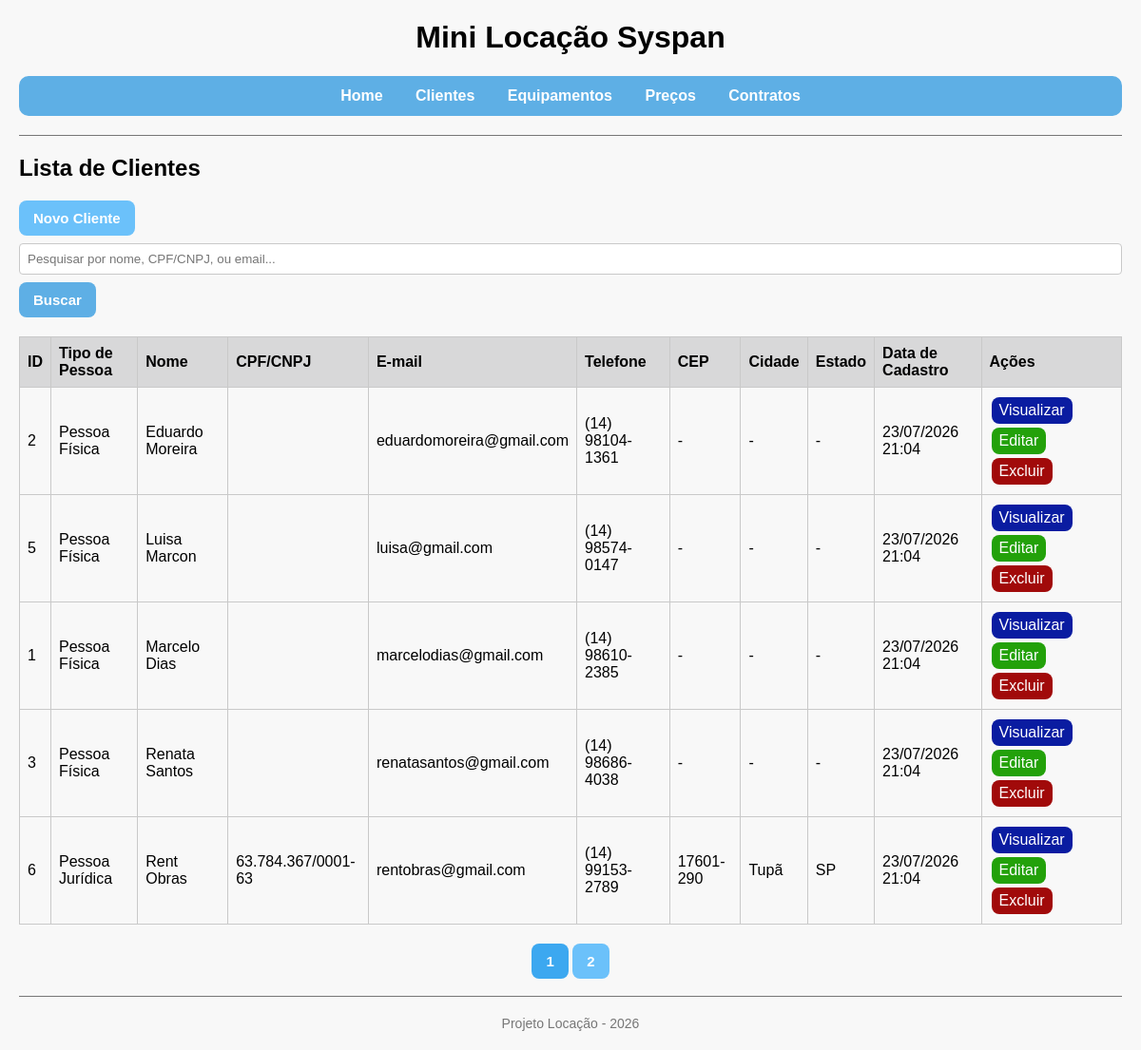
The page /projeto-locacao/clientes/listar.php on the database its author committed.
### tables this page shows
CREATE TABLE IF NOT EXISTS clientes (
 id INT AUTO_INCREMENT PRIMARY KEY,
 nome VARCHAR(120) NOT NULL,
 email VARCHAR(120) NOT NULL,
 telefone VARCHAR(20) NULL,
 created_at DATETIME NOT NULL DEFAULT CURRENT_TIMESTAMP
);

### projeto-locacao/helpers.php (called while the page is built, shortened)
<?php
    function e(string $value): string {
        return htmlspecialchars($value, ENT_QUOTES | ENT_SUBSTITUTE, 'UTF-8');
    }
    function limparNumeros(string $valor): string {
        return preg_replace('/\D/', '', $valor) ?? '';
    }
    function formatarCpfCnpj(string $cpf_cnpj): string {
        $cpf_cnpj = limparNumeros($cpf_cnpj);
        if(strlen($cpf_cnpj) === 14){
            return preg_replace('/(\d{2})(\d{3})(\d{3})(\d{4})(\d{2})/', '$1.$2.$3/$4-$5', $cpf_cnpj) ?? $cpf_cnpj;
        }
        return $cpf_cnpj;
    }
    function formatarTelefone(string $telefone): string {
        $telefone = limparNumeros($telefone);
        if(strlen($telefone) === 11){
            return preg_replace('/(\d{2})(\d{5})(\d{4})/', '($1) $2-$3', $telefone) ?? $telefone;
        }
        return $telefone;
    }
?>

### projeto-locacao/clientes/listar.php (the view)
<?php
    require_once '../conexao.php';
    require_once '../helpers.php';
    $pagina = max(1, (int)($_GET['pagina'] ?? 1));
    $registros_pagina  = 5;
    $offset = ($pagina - 1) * $registros_pagina;
    $busca  = trim($_GET['busca'] ?? '');
    $sql = 'SELECT id, tipo_pessoa, nome, cpf_cnpj, email, telefone, cep, cidade, estado, created_at FROM clientes
            WHERE nome LIKE :busca OR cpf_cnpj LIKE :busca OR email LIKE :busca
            ORDER BY nome ASC LIMIT :registros_pagina OFFSET :offset';
    $consulta = $pdo->prepare($sql);
    $consulta->bindValue(':busca', "%$busca%", PDO::PARAM_STR);
    $consulta->bindValue(':registros_pagina', $registros_pagina, PDO::PARAM_INT);
    $consulta->bindValue(':offset', $offset, PDO::PARAM_INT);
    $consulta->execute();
    $clientes = $consulta->fetchAll();
    $sql = 'SELECT COUNT(*) FROM clientes WHERE nome LIKE :busca OR cpf_cnpj LIKE :busca OR email LIKE :busca';
    $consulta = $pdo->prepare($sql);
    $consulta->execute([':busca' => "%$busca%"]);
    $total_clientes = $consulta->fetchColumn();
    $total_paginas = max(1, ceil($total_clientes / $registros_pagina));
    require_once '../layout/header.php';
?>
<h2>Lista de Clientes</h2>
<a class="links" href="novo.php">Novo Cliente</a>
<form method="GET">
    <input type="text" name="busca" placeholder="Pesquisar por nome, CPF/CNPJ, ou email..." value="<?= e($busca) ?>">
    <button type="submit">Buscar</button>
</form>
<?php if(!empty($clientes)): ?>
    <table>
        <tr>
            <th>ID</th>
            <th>Tipo de Pessoa</th>
            <th>Nome</th>
            <th>CPF/CNPJ</th>
            <th>E-mail</th>
            <th>Telefone</th>
            <th>CEP</th>
            <th>Cidade</th>
            <th>Estado</th>
            <th>Data de Cadastro</th>
            <th>Ações</th>
        </tr>
        <?php foreach($clientes as $row): ?>
            <tr>
                <td><?= (int)$row["id"] ?></td>
                <td><?= $row["tipo_pessoa"] == 'F' ? 'Pessoa Física' : 'Pessoa Jurídica' ?></td>
                <td><?= e($row["nome"]) ?></td>
                <td><?= e(formatarCpfCnpj($row["cpf_cnpj"])) ?></td>
                <td><?= e($row["email"]) ?></td>
                <td><?= e(formatarTelefone($row["telefone"])) ?></td>
                <td><?= !empty($row["cep"]) ? e($row["cep"]) : '-' ?></td>
                <td><?= !empty($row["cidade"]) ? e($row["cidade"]) : '-' ?></td>
                <td><?= !empty($row["estado"]) ? e($row["estado"]) : '-' ?></td>
                <td><?= date('d/m/Y H:i', strtotime($row["created_at"])) ?></td>
                <td>
                    <a class="botao-ver" href="ver.php?id=<?= (int)$row["id"] ?>">Visualizar</a>
                    <a class="botao-editar" href="editar.php?id=<?= (int)$row["id"] ?>">Editar</a>
                    <a class="botao-excluir" href="excluir.php?id=<?= (int)$row["id"] ?>">Excluir</a>
                </td>
            </tr>
        <?php endforeach; ?>
    </table>
    <div class="paginacao">
        <?php for($i=1; $i <= $total_paginas; $i++): ?>
            <a href="?pagina=<?= $i ?>&busca=<?= e($busca) ?>" class="<?= $i == $pagina ? 'ativa' : '' ?>"><?= $i ?></a>
        <?php endfor; ?>
    </div>
<?php else: ?>
    <p>Nenhum cliente registrado.</p>
<?php endif; ?>
<?php require_once '../layout/footer.php'; ?>

### projeto-locacao/assets/css/style.css (style rules this page uses)
body { font-family: "Gill Sans Extrabold", Helvetica, sans-serif; background: #f8f8f8; margin: 20px; }
table { width: 100%; border-collapse: collapse; margin-top: 20px; overflow: hidden; border: 1px solid #c9c9c9; }
th, td { padding: 8px; text-align: left; border: 1px solid #c9c9c9; }
th { background: #d8d8d9; }
td a { padding: 5px 8px; border-radius: 8px; text-decoration: none; display: inline-block; margin: 2px; }
.botao-editar { background: #23a10a; color: white; }
.botao-excluir { background: #a10a0a; color: white; }
.botao-ver { background: #0a1ca1; color: white; }
.links { padding: 10px 15px; border-radius: 8px; text-decoration: none; background-color: #6bc1fa; color: white; font-size: 15px; font-weight: bold; display: inline-block; }
input, select, textarea { width: 100%; padding: 8px; margin: 8px 0; box-sizing: border-box; border: 1px solid #c9c9c9; border-radius: 4px; }
button { padding: 10px 15px; border: none; border-radius: 8px; background-color: #5eafe5; color: white; font-size: 15px; font-weight: bold; cursor: pointer; }
.paginacao { margin-top: 20px; text-align: center; }
.paginacao a { display: inline-flex; align-items: center; justify-content: center; padding: 10px 15px; border-radius: 8px; text-decoration: none; background-color: #6bc1fa; color: white; font-size: 15px; font-weight: bold; transition: 0.3s; }
.paginacao a.ativa { background-color: #3ca8f0; }

### rows shown on the page
clientes: id "2", tipo_pessoa "Pessoa Física", nome "Eduardo Moreira", email "eduardomoreira@gmail.com", telefone "(14) 98104-1361", created_at "23/07/2026 21:04"
clientes: id "5", tipo_pessoa "Pessoa Física", nome "Luisa Marcon", email "luisa@gmail.com", telefone "(14) 98574-0147", created_at "23/07/2026 21:04"
clientes: id "1", tipo_pessoa "Pessoa Física", nome "Marcelo Dias", email "marcelodias@gmail.com", telefone "(14) 98610-2385", created_at "23/07/2026 21:04"
clientes: id "3", tipo_pessoa "Pessoa Física", nome "Renata Santos", email "renatasantos@gmail.com", telefone "(14) 98686-4038", created_at "23/07/2026 21:04"
clientes: id "6", tipo_pessoa "Pessoa Jurídica", nome "Rent Obras", cpf_cnpj "63.784.367/0001-63", email "rentobras@gmail.com", telefone "(14) 99153-2789", cep "17601-290", cidade "Tupã", estado "SP", created_at "23/07/2026 21:04"
